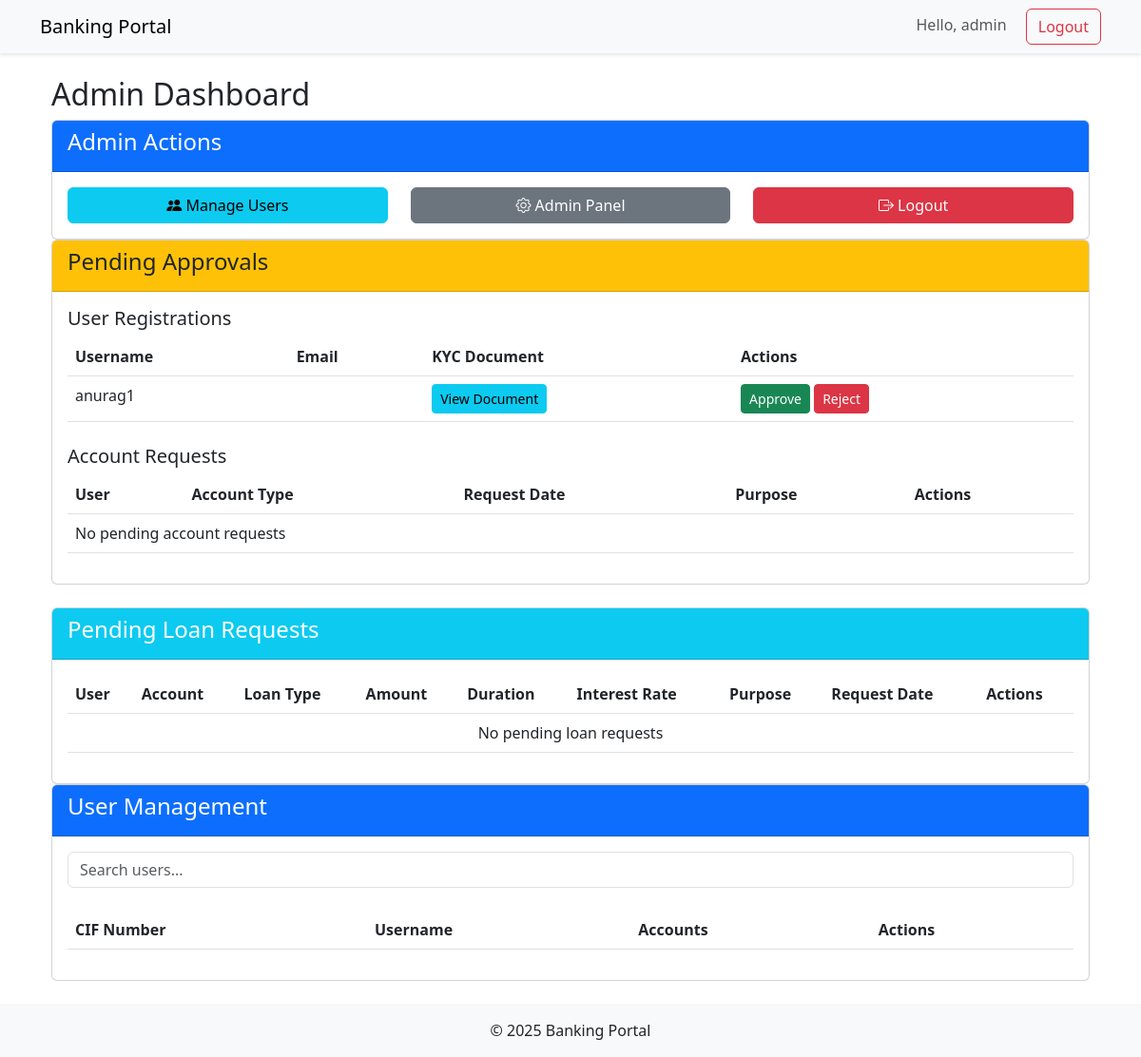
Page /admin-dashboard/ (signed in) on the earlier database version.
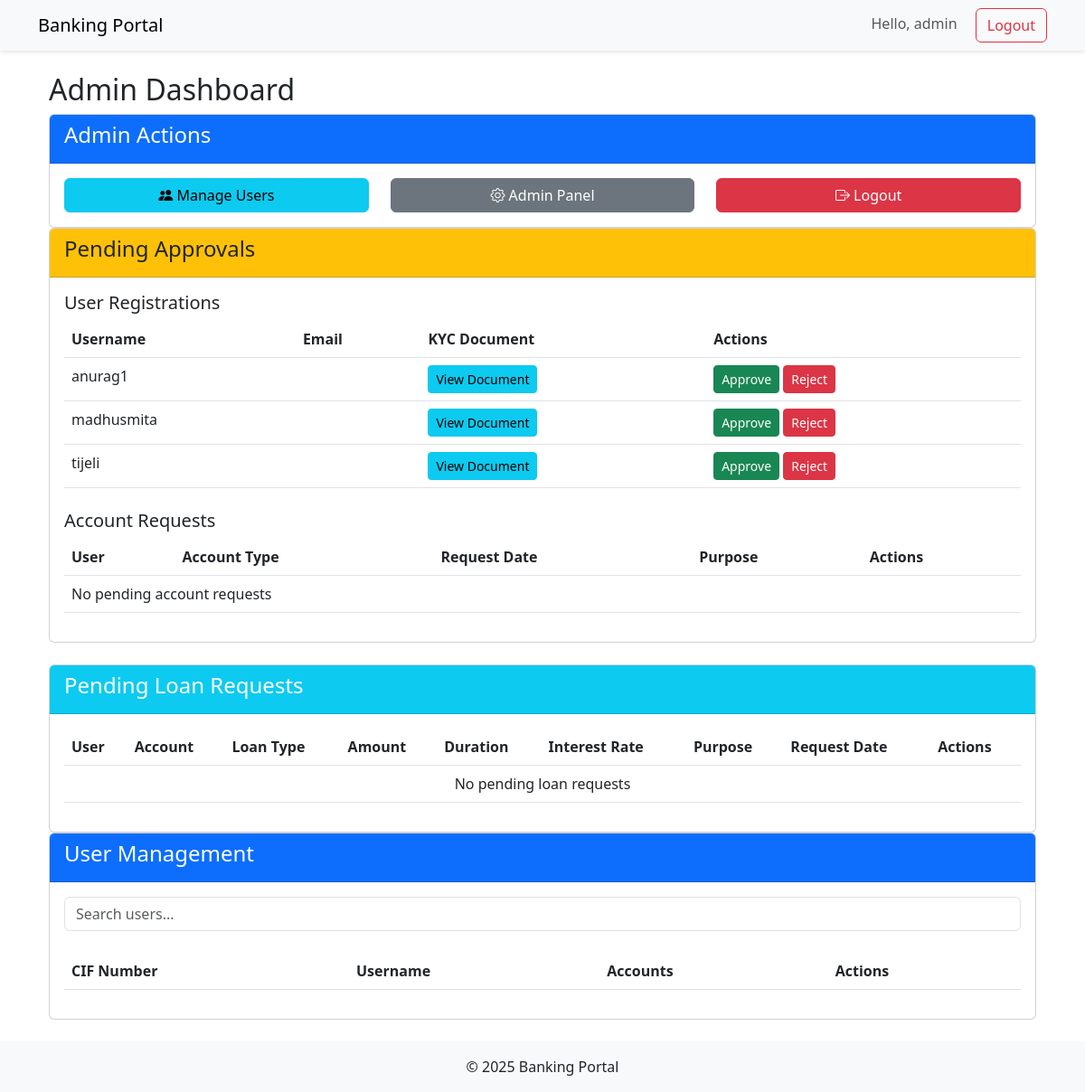
Same page on the later database version.
### core/models.py (models this page shows, shortened)
class User(AbstractUser):
    is_approved = models.BooleanField(default=False)
    is_admin = models.BooleanField(default=False)
    kyc_documents = models.FileField(upload_to='kyc/', null=True, blank=True)
    first_name = models.CharField(max_length=30)
    last_name = models.CharField(max_length=30)
    groups = models.ManyToManyField(
        'auth.Group',
        verbose_name='groups',
        blank=True,
        help_text='The groups this user belongs to.',
        related_name="custom_user_set",  # Changed
        related_query_name="user",
    )
    user_permissions = models.ManyToManyField(
        'auth.Permission',
        verbose_name='user permissions',
        blank=True,
        help_text='Specific permissions for this user.',
        related_name="custom_user_set",  # Changed
        related_query_name="user",
    )

### core/views.py (the view)
# urls.py: path('admin-dashboard/', views.admin_dashboard, name='admin_dashboard'),
@login_required
def admin_dashboard(request):
    if not request.user.is_admin:
        return HttpResponseForbidden("You don't have admin privileges")
    User = get_user_model()
    pending_users = User.objects.filter(is_approved=False)
    pending_accounts = AccountRequest.objects.filter(is_approved=False)
    pending_loans = LoanRequest.objects.filter(is_approved=False, is_rejected=False)
    return render(request, 'core/admin_dashboard.html', {
        'pending_users': pending_users,
        'pending_accounts': pending_accounts,
        'pending_loans': pending_loans,
    })

### core/context_processors.py (called while the page is built)
def admin_approvals(request):
    if request.user.is_staff:
        from .models import User, AccountRequest
        return {
            'pending_users': User.objects.filter(is_approved=False).count(),
            'pending_accounts': AccountRequest.objects.filter(is_approved=False).count()
        }
    return {}

### core/templates/core/admin_dashboard.html (shortened to what the changed rows need)
{% extends 'base.html' %}
{% block content %}
<div class="container mt-4">
    <h2>Admin Dashboard</h2>
    <div class="card mb-4">
        <div class="card-body">
            <table class="table">
                <thead>
                    <tr>
                        <th>Username</th>
                        <th>Email</th>
                        <th>KYC Document</th>
                        <th>Actions</th>
                    </tr>
                </thead>
                <tbody>
                    {% for user in pending_users %}
                    <tr>
                        <td>{{ user.username }}</td>
                        <td>{{ user.email }}</td>
                        <td>
                            {% if user.customerprofile.kyc_document %}
                                <a href="{{ user.customerprofile.kyc_document.url }}"
                                   target="_blank"
                                   class="btn btn-sm btn-info">
                                    View Document
                                </a>
                            {% else %}
                                No document
                            {% endif %}
                        </td>
                        <td>
                            <a href="{% url 'approve_user' user.id %}" class="btn btn-success btn-sm">Approve</a>
                            <a href="{% url 'reject_user' user.id %}" class="btn btn-danger btn-sm">Reject</a>
                        </td>
                    </tr>
                    {% empty %}
                    <tr><td colspan="4">No pending user approvals</td></tr>
                    {% endfor %}
                </tbody>
            </table>
            <table class="table">
                <thead>
                    <tr>
                        <th>User</th>
                        <th>Account Type</th>
                        <th>Request Date</th>
                        <th>Purpose</th>
                        <th>Actions</th>
                    </tr>
                </thead>
            </table>
        </div>
    </div>
    <div class="card mt-4">
        <div class="card-body">
            <table class="table">
                <thead>
                    <tr>
                        <th>User</th>
                        <th>Account</th>
                        <th>Loan Type</th>
                        <th>Amount</th>
                        <th>Duration</th>
                        <th>Interest Rate</th>
                        <th>Purpose</th>
                        <th>Request Date</th>
                        <th>Actions</th>
                    </tr>
                </thead>
            </table>
        </div>
    </div>
    <div class="card">
        <div class="card-body">
            <table class="table">
                <thead>
                    <tr>
                        <th>CIF Number</th>
                        <th>Username</th>
                        <th>Accounts</th>
                        <th>Actions</th>
                    </tr>
                </thead>
            </table>
        </div>
    </div>
</div>
{% endblock %}

Differences in the rows shown:
added User: username "madhusmita"
added User: username "tijeli"
